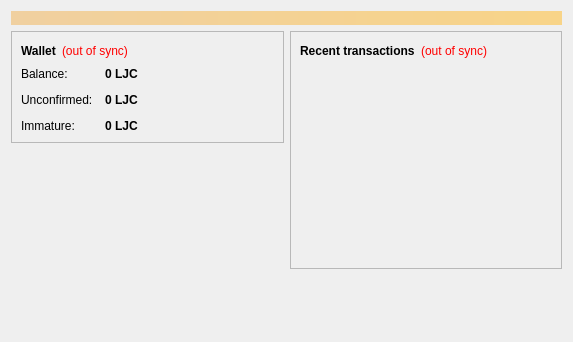
<?xml version="1.0" encoding="UTF-8"?>
<ui version="4.0">
 <class>OverviewPage</class>
 <widget class="QWidget" name="OverviewPage">
  <property name="geometry">
   <rect>
    <x>0</x>
    <y>0</y>
    <width>573</width>
    <height>342</height>
   </rect>
  </property>
  <property name="windowTitle">
   <string>Form</string>
  </property>
  <layout class="QVBoxLayout" name="topLayout">
   <item>
    <widget class="QLabel" name="labelAlerts">
     <property name="visible">
      <bool>false</bool>
     </property>
     <property name="styleSheet">
      <string notr="true">background-color: qlineargradient(x1: 0, y1: 0, x2: 1, y2: 0, stop:0 #F0D0A0, stop:1 #F8D488); color:#000000;</string>
     </property>
     <property name="wordWrap">
      <bool>true</bool>
     </property>
     <property name="margin">
      <number>3</number>
     </property>
    </widget>
   </item>
   <item>
    <layout class="QHBoxLayout" name="horizontalLayout" stretch="1,1">
     <item>
      <layout class="QVBoxLayout" name="verticalLayout_2">
       <item>
        <widget class="QFrame" name="frame">
         <property name="frameShape">
          <enum>QFrame::StyledPanel</enum>
         </property>
         <property name="frameShadow">
          <enum>QFrame::Raised</enum>
         </property>
         <layout class="QVBoxLayout" name="verticalLayout_4">
          <item>
           <layout class="QHBoxLayout" name="horizontalLayout_4">
            <item>
             <widget class="QLabel" name="label_5">
              <property name="font">
               <font>
                <weight>75</weight>
                <bold>true</bold>
               </font>
              </property>
              <property name="text">
               <string>Wallet</string>
              </property>
             </widget>
            </item>
            <item>
             <widget class="QLabel" name="labelWalletStatus">
              <property name="toolTip">
               <string>The displayed information may be out of date. Your wallet automatically synchronizes with the LJpccoin network after a connection is established, but this process has not completed yet.</string>
              </property>
              <property name="styleSheet">
               <string notr="true">QLabel { color: red; }</string>
              </property>
              <property name="text">
               <string notr="true">(out of sync)</string>
              </property>
              <property name="alignment">
               <set>Qt::AlignLeading|Qt::AlignLeft|Qt::AlignVCenter</set>
              </property>
             </widget>
            </item>
            <item>
             <spacer name="horizontalSpacer_2">
              <property name="orientation">
               <enum>Qt::Horizontal</enum>
              </property>
              <property name="sizeHint" stdset="0">
               <size>
                <width>40</width>
                <height>20</height>
               </size>
              </property>
             </spacer>
            </item>
           </layout>
          </item>
          <item>
           <layout class="QFormLayout" name="formLayout_2">
            <property name="fieldGrowthPolicy">
             <enum>QFormLayout::AllNonFixedFieldsGrow</enum>
            </property>
            <property name="horizontalSpacing">
             <number>12</number>
            </property>
            <property name="verticalSpacing">
             <number>12</number>
            </property>
            <item row="0" column="0">
             <widget class="QLabel" name="label">
              <property name="text">
               <string>Balance:</string>
              </property>
             </widget>
            </item>
            <item row="0" column="1">
             <widget class="QLabel" name="labelBalance">
              <property name="font">
               <font>
                <weight>75</weight>
                <bold>true</bold>
               </font>
              </property>
              <property name="cursor">
               <cursorShape>IBeamCursor</cursorShape>
              </property>
              <property name="toolTip">
               <string>Your current balance</string>
              </property>
              <property name="text">
               <string notr="true">0 LJC</string>
              </property>
              <property name="textInteractionFlags">
               <set>Qt::LinksAccessibleByMouse|Qt::TextSelectableByKeyboard|Qt::TextSelectableByMouse</set>
              </property>
             </widget>
            </item>
            <item row="1" column="0">
             <widget class="QLabel" name="label_3">
              <property name="text">
               <string>Unconfirmed:</string>
              </property>
             </widget>
            </item>
            <item row="1" column="1">
             <widget class="QLabel" name="labelUnconfirmed">
              <property name="font">
               <font>
                <weight>75</weight>
                <bold>true</bold>
               </font>
              </property>
              <property name="cursor">
               <cursorShape>IBeamCursor</cursorShape>
              </property>
              <property name="toolTip">
               <string>Total of transactions that have yet to be confirmed, and do not yet count toward the current balance</string>
              </property>
              <property name="text">
               <string notr="true">0 LJC</string>
              </property>
              <property name="textInteractionFlags">
               <set>Qt::LinksAccessibleByMouse|Qt::TextSelectableByKeyboard|Qt::TextSelectableByMouse</set>
              </property>
             </widget>
            </item>
            <item row="2" column="0">
             <widget class="QLabel" name="labelImmatureText">
              <property name="text">
               <string>Immature:</string>
              </property>
             </widget>
            </item>
            <item row="2" column="1">
             <widget class="QLabel" name="labelImmature">
              <property name="font">
               <font>
                <weight>75</weight>
                <bold>true</bold>
               </font>
              </property>
              <property name="toolTip">
               <string>Mined balance that has not yet matured</string>
              </property>
              <property name="text">
               <string notr="true">0 LJC</string>
              </property>
              <property name="textInteractionFlags">
               <set>Qt::LinksAccessibleByMouse|Qt::TextSelectableByKeyboard|Qt::TextSelectableByMouse</set>
              </property>
             </widget>
            </item>
           </layout>
          </item>
         </layout>
        </widget>
       </item>
       <item>
        <spacer name="verticalSpacer">
         <property name="orientation">
          <enum>Qt::Vertical</enum>
         </property>
         <property name="sizeHint" stdset="0">
          <size>
           <width>20</width>
           <height>40</height>
          </size>
         </property>
        </spacer>
       </item>
      </layout>
     </item>
     <item>
      <layout class="QVBoxLayout" name="verticalLayout_3">
       <item>
        <widget class="QFrame" name="frame_2">
         <property name="frameShape">
          <enum>QFrame::StyledPanel</enum>
         </property>
         <property name="frameShadow">
          <enum>QFrame::Raised</enum>
         </property>
         <layout class="QVBoxLayout" name="verticalLayout">
          <item>
           <layout class="QHBoxLayout" name="horizontalLayout_2">
            <item>
             <widget class="QLabel" name="label_4">
              <property name="text">
               <string>&lt;b&gt;Recent transactions&lt;/b&gt;</string>
              </property>
             </widget>
            </item>
            <item>
             <widget class="QLabel" name="labelTransactionsStatus">
              <property name="toolTip">
               <string>The displayed information may be out of date. Your wallet automatically synchronizes with the LJpccoin network after a connection is established, but this process has not completed yet.</string>
              </property>
              <property name="styleSheet">
               <string notr="true">QLabel { color: red; }</string>
              </property>
              <property name="text">
               <string notr="true">(out of sync)</string>
              </property>
              <property name="alignment">
               <set>Qt::AlignRight|Qt::AlignTrailing|Qt::AlignVCenter</set>
              </property>
             </widget>
            </item>
            <item>
             <spacer name="horizontalSpacer">
              <property name="orientation">
               <enum>Qt::Horizontal</enum>
              </property>
              <property name="sizeHint" stdset="0">
               <size>
                <width>40</width>
                <height>20</height>
               </size>
              </property>
             </spacer>
            </item>
           </layout>
          </item>
          <item>
           <widget class="QListView" name="listTransactions">
            <property name="styleSheet">
             <string notr="true">QListView { background: transparent; }</string>
            </property>
            <property name="frameShape">
             <enum>QFrame::NoFrame</enum>
            </property>
            <property name="verticalScrollBarPolicy">
             <enum>Qt::ScrollBarAlwaysOff</enum>
            </property>
            <property name="horizontalScrollBarPolicy">
             <enum>Qt::ScrollBarAlwaysOff</enum>
            </property>
            <property name="selectionMode">
             <enum>QAbstractItemView::NoSelection</enum>
            </property>
           </widget>
          </item>
         </layout>
        </widget>
       </item>
       <item>
        <spacer name="verticalSpacer_2">
         <property name="orientation">
          <enum>Qt::Vertical</enum>
         </property>
         <property name="sizeHint" stdset="0">
          <size>
           <width>20</width>
           <height>40</height>
          </size>
         </property>
        </spacer>
       </item>
      </layout>
     </item>
    </layout>
   </item>
  </layout>
 </widget>
 <resources/>
 <connections/>
</ui>
